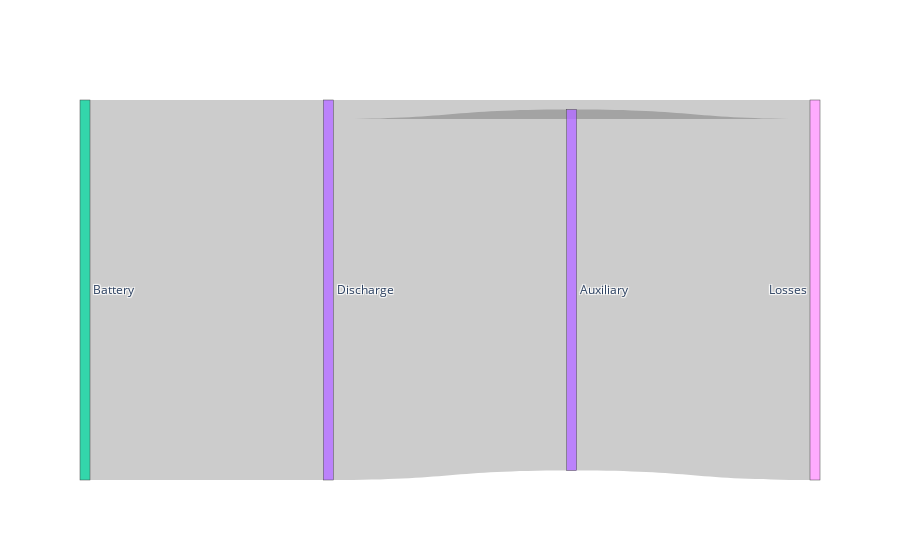

Notebook cell for this chart:
### Code cell
fig_consumption = PLT.sankey(c["name"], include=None, to_html=False, path=None)
fig_consumption

### Figure 1 — Plotly figure (JSON) as saved in the notebook; plotly's stock layout.template omitted (floating-point values rounded to 4 significant figures)
{"data": [{"link": {"source": [0, 1, 2, 3, 3, 3, 3, 4, 4, 5, 5, 6, 6, 8, 8, 9, 9, 9, 9, 16, 17, 14, 14, 15, 15, 10, 19, 19, 7, 7, 11, 12, 13], "target": [5, 14, 3, 18, 5, 13, 6, 3, 18, 11, 12, 8, 18, 9, 18, 16, 17, 14, 15, 18, 18, 10, 18, 10, 18, 19, 7, 18, 4, 18, 18, 18, 18], "value": [0, null, 3.951, 0.1975, 0, 3.753, 0, 0, 0, 0, 0, 0, 0, 0, 0, null, null, null, null, null, null, null, null, null, null, null, 0, 0, 0, 0, 0, 0, 3.753]}, "node": {"label": ["Heat source", "Potential energy", "Battery", "Discharge", "reg_braking", "HVAC", "Motor", "Generator", "Transmission of traction", "Wheel", "Kinetic energy", "Cooling", "Heating", "Auxiliary", "Gravity force", "Acceleration force", "Rolling resistance", "Air resistance", "Losses", "Transmission of regenerative"], "pad": 50, "thickness": 10}, "type": "sankey"}], "layout": {}}
